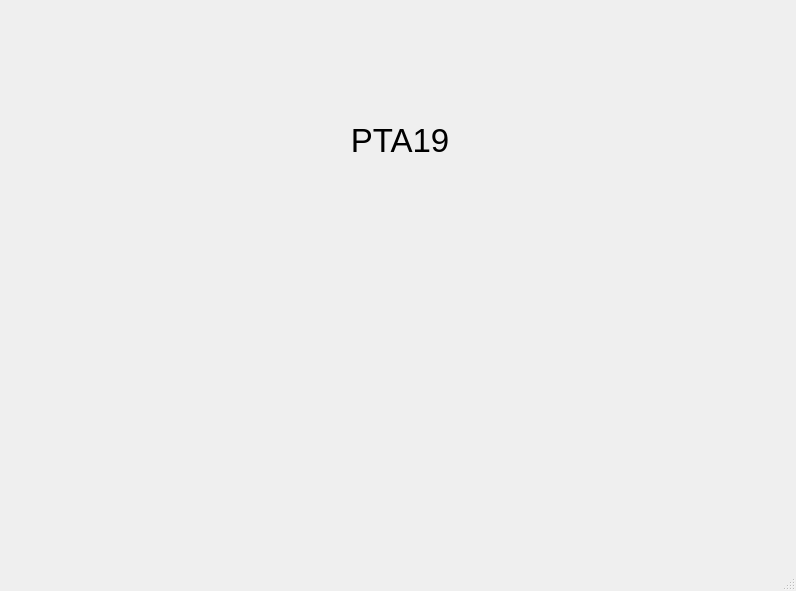
<?xml version="1.0" encoding="UTF-8"?>
<ui version="4.0">
 <class>MainWindow</class>
 <widget class="QMainWindow" name="MainWindow">
  <property name="geometry">
   <rect>
    <x>0</x>
    <y>0</y>
    <width>796</width>
    <height>591</height>
   </rect>
  </property>
  <property name="windowTitle">
   <string>MainWindow</string>
  </property>
  <widget class="QWidget" name="centralwidget">
   <widget class="QLabel" name="label">
    <property name="geometry">
     <rect>
      <x>300</x>
      <y>100</y>
      <width>200</width>
      <height>80</height>
     </rect>
    </property>
    <property name="font">
     <font>
      <pointsize>25</pointsize>
     </font>
    </property>
    <property name="text">
     <string>PTA19</string>
    </property>
    <property name="alignment">
     <set>Qt::AlignCenter</set>
    </property>
   </widget>
  </widget>
  <widget class="QStatusBar" name="statusbar"/>
 </widget>
 <resources/>
 <connections/>
</ui>
